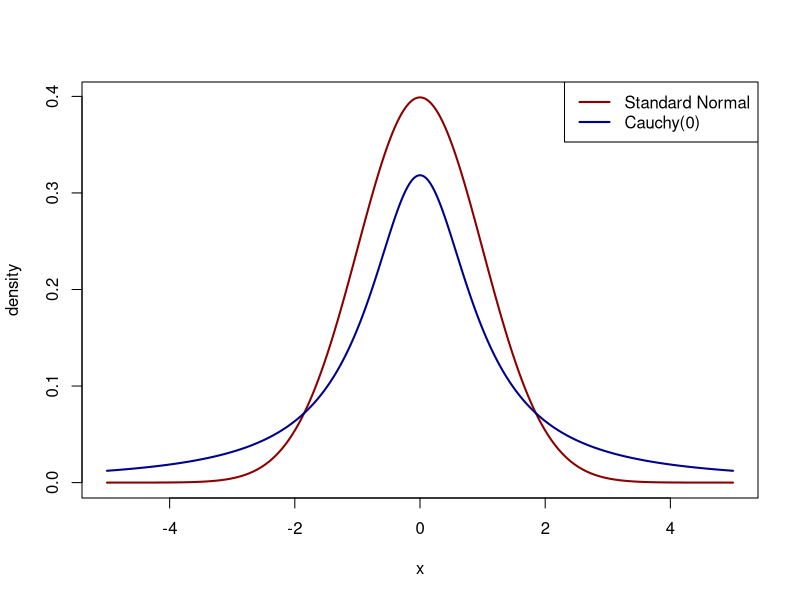

R code for this plot:
## ---- chunk 1
sup = seq(-5,5,.01)
plot(sup, dnorm(sup), type = 'l', lwd = 2, col = 'darkred', 
     ylab = "density", xlab = 'x')
lines(sup, dcauchy(sup), lwd = 2, col = "darkblue")
legend("topright", legend = c("Standard Normal", "Cauchy(0)"), lwd = 2, 
       col = c("darkred", "darkblue"))
